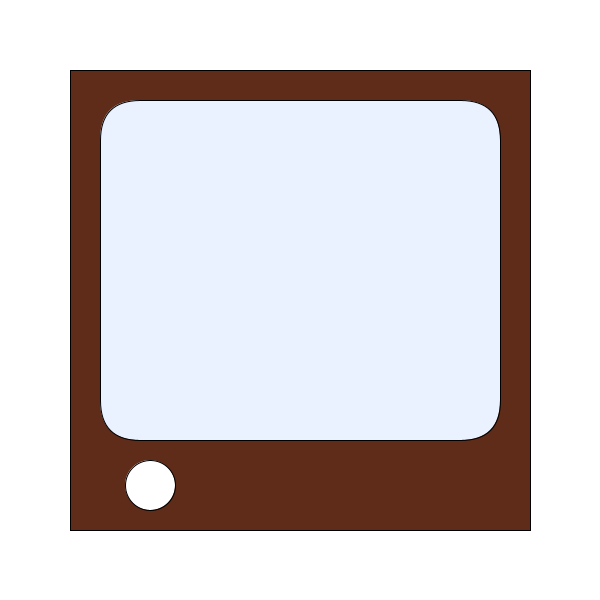
Frame 1 (no input)
Frame 60 (the mouse pressed at the canvas centre just before this capture): identical to frame 1, image omitted
Frame 120 (the mouse held since frame 60 and released just before this capture): identical to frame 1, image omitted

The Processing sketch that drew this single still picture (run headless with seeded random() and noise(); from frame 60 on, the mouse is pressed at the canvas centre):

// Processing sketch: TV
// ── TV.pde
float x = 150;
float y = 485;
float w = 50;
float h = 50;

void setup() {
  size(600, 600);
}

void draw() {
  background(255);
  fill(#602c1a);
  rect (70, 70, 460, 460);
  noFill();
  
  fill(#eaf2ff);
  rect(100, 100, 400, 340, 40);
  noFill();
  
  fill(255);
  ellipse(x, y, w, h);
  noFill();
}
